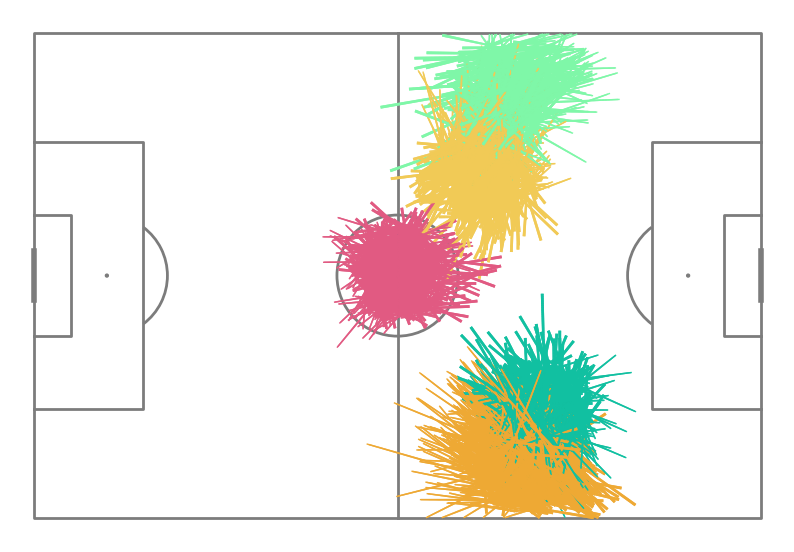

This chart was generated by the following Python code:
# caragar librerías
from statsbombpy import sb
import pandas as pd
import numpy as np
import matplotlib.pyplot as plt

from mplsoccer import Pitch
from sklearn.cluster import KMeans

#obtener los datos
competition_id = 9
season_id = 281

matches = sb.matches(competition_id = competition_id, season_id = season_id)

eventos_list = []

for match_id in matches["match_id"]:
    events = sb.events(match_id = match_id)
    events["match_id"] = match_id
    eventos_list.append(events)
df = pd.concat(eventos_list, ignore_index = True)

# filtrar el df con los datos que queremos
df = df[["team", "type", "location", "pass_end_location"]]

df = df[(df["team"] == "Bayer Leverkusen") & (df["type"] == "Pass")].reset_index()

# separar las coordenadas xy en location y en pass_end_location
df['x'] = df['location'].apply(lambda loc: loc[0])
df['y'] = df['location'].apply(lambda loc: loc[1])
df['endX'] = df['pass_end_location'].apply(lambda loc: loc[0])
df['endY'] = df['pass_end_location'].apply(lambda loc: loc[1])

df.drop(["location", "pass_end_location"], axis = 1, inplace = True)

# aplicar el modelo de clustering
X = np.array(df[["x", "y", "endX", "endY"]])
kmeans = KMeans(n_clusters = 100, random_state = 100) # uso n_clusters = 100 para que la cantidad de pases no sea enorme, ajustalo a la cantidad total de pases
kmeans.fit(X)
df["cluster"] = kmeans.predict(X)

#graficar los pases en el campo
fig, ax = plt.subplots(figsize = (10, 10))
fig.set_facecolor("w")
ax.patch.set_facecolor("w")
pitch = Pitch(pitch_type = "statsbomb", pitch_color = "w", line_color = "#7c7c7c")
pitch.draw(ax = ax)

for x in range(len(df["cluster"])):
    
    if df["cluster"][x] == 18: # grafico los cinco clusters más representados
        pitch.lines(xstart = df["x"][x], ystart = df["y"][x], xend = df["endX"][x], yend = df["endY"][x],
                    color = "#E15A82", lw = 2, zorder = 2, comet = True, ax = ax)
    if df["cluster"][x] == 60:
        pitch.lines(xstart = df["x"][x], ystart = df["y"][x], xend = df["endX"][x], yend = df["endY"][x],
                    color = "#EEA934", lw = 2, zorder = 2, comet = True, ax = ax)
    if df["cluster"][x] == 5:
        pitch.lines(xstart = df["x"][x], ystart = df["y"][x], xend = df["endX"][x], yend = df["endY"][x],
                    color = "#F1CA56", lw = 2, zorder = 2, comet = True, ax = ax)
    if df["cluster"][x] == 1:
        pitch.lines(xstart = df["x"][x], ystart = df["y"][x], xend = df["endX"][x], yend = df["endY"][x],
                    color = "#7FF7A8", lw = 2, zorder = 2, comet = True, ax = ax)
    if df["cluster"][x] == 69:
        pitch.lines(xstart = df["x"][x], ystart = df["y"][x], xend = df["endX"][x], yend = df["endY"][x],
                    color = "#11C0A1", lw = 2, zorder = 2, comet = True, ax = ax)
